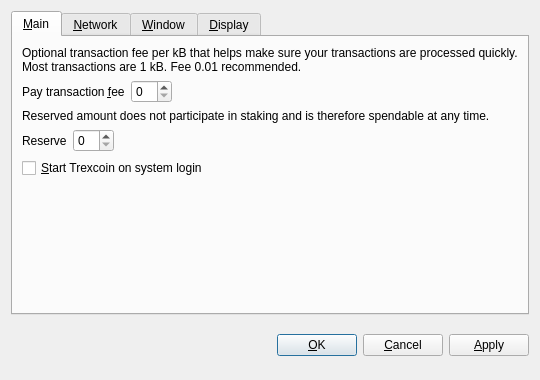
<?xml version="1.0" encoding="UTF-8"?>
<ui version="4.0">
 <class>OptionsDialog</class>
 <widget class="QDialog" name="OptionsDialog">
  <property name="geometry">
   <rect>
    <x>0</x>
    <y>0</y>
    <width>540</width>
    <height>380</height>
   </rect>
  </property>
  <property name="windowTitle">
   <string>Options</string>
  </property>
  <property name="modal">
   <bool>true</bool>
  </property>
  <layout class="QVBoxLayout" name="verticalLayout">
   <item>
    <widget class="QTabWidget" name="tabWidget">
     <property name="tabPosition">
      <enum>QTabWidget::North</enum>
     </property>
     <property name="currentIndex">
      <number>0</number>
     </property>
     <widget class="QWidget" name="tabMain">
      <attribute name="title">
       <string>&amp;Main</string>
      </attribute>
      <layout class="QVBoxLayout" name="verticalLayout_Main">
       <item>
        <widget class="QLabel" name="transactionFeeInfoLabel">
         <property name="text">
          <string>Optional transaction fee per kB that helps make sure your transactions are processed quickly. Most transactions are 1 kB. Fee 0.01 recommended.</string>
         </property>
         <property name="textFormat">
          <enum>Qt::PlainText</enum>
         </property>
         <property name="wordWrap">
          <bool>true</bool>
         </property>
        </widget>
       </item>
       <item>
        <layout class="QHBoxLayout" name="horizontalLayoutFee">
         <item>
          <widget class="QLabel" name="transactionFeeLabel">
           <property name="text">
            <string>Pay transaction &amp;fee</string>
           </property>
           <property name="textFormat">
            <enum>Qt::PlainText</enum>
           </property>
           <property name="buddy">
            <cstring>transactionFee</cstring>
           </property>
          </widget>
         </item>
         <item>
          <widget class="BitcoinAmountField" name="transactionFee"/>
         </item>
         <item>
          <spacer name="horizontalSpacerFee">
           <property name="orientation">
            <enum>Qt::Horizontal</enum>
           </property>
           <property name="sizeHint" stdset="0">
            <size>
             <width>40</width>
             <height>20</height>
            </size>
           </property>
          </spacer>
         </item>
        </layout>
       </item>
       <item>
        <widget class="QLabel" name="reserveBalanceInfoLabel">
         <property name="text">
          <string>Reserved amount does not participate in staking and is therefore spendable at any time.</string>
         </property>
         <property name="textFormat">
          <enum>Qt::PlainText</enum>
         </property>
         <property name="wordWrap">
          <bool>true</bool>
         </property>
        </widget>
       </item>
       <item>
        <layout class="QHBoxLayout" name="horizontalLayoutReserveBalance">
         <item>
          <widget class="QLabel" name="reserveBalanceLabel">
           <property name="text">
            <string>Reserve</string>
           </property>
           <property name="textFormat">
            <enum>Qt::PlainText</enum>
           </property>
           <property name="buddy">
            <cstring>reserveBalance</cstring>
           </property>
          </widget>
         </item>
         <item>
          <widget class="BitcoinAmountField" name="reserveBalance"/>
         </item>
         <item>
          <spacer name="horizontalSpacerReserveBalance">
           <property name="orientation">
            <enum>Qt::Horizontal</enum>
           </property>
           <property name="sizeHint" stdset="0">
            <size>
             <width>40</width>
             <height>20</height>
            </size>
           </property>
          </spacer>
         </item>
        </layout>
       </item>
       <item>
        <widget class="QCheckBox" name="bitcoinAtStartup">
         <property name="toolTip">
          <string>Automatically start Trexcoin after logging in to the system.</string>
         </property>
         <property name="text">
          <string>&amp;Start Trexcoin on system login</string>
         </property>
        </widget>
       </item>
       <item>
        <spacer name="verticalSpacer_Main">
         <property name="orientation">
          <enum>Qt::Vertical</enum>
         </property>
         <property name="sizeHint" stdset="0">
          <size>
           <width>20</width>
           <height>40</height>
          </size>
         </property>
        </spacer>
       </item>
      </layout>
     </widget>
     <widget class="QWidget" name="tabNetwork">
      <attribute name="title">
       <string>&amp;Network</string>
      </attribute>
      <layout class="QVBoxLayout" name="verticalLayout_Network">
       <item>
        <widget class="QCheckBox" name="mapPortUpnp">
         <property name="toolTip">
          <string>Automatically open the Trexcoin client port on the router. This only works when your router supports UPnP and it is enabled.</string>
         </property>
         <property name="text">
          <string>Map port using &amp;UPnP</string>
         </property>
        </widget>
       </item>
       <item>
        <widget class="QCheckBox" name="connectSocks">
         <property name="toolTip">
          <string>Connect to the Trexcoin network through a SOCKS proxy (e.g. when connecting through Tor).</string>
         </property>
         <property name="text">
          <string>&amp;Connect through SOCKS proxy:</string>
         </property>
        </widget>
       </item>
       <item>
        <layout class="QHBoxLayout" name="horizontalLayout_Network">
         <item>
          <widget class="QLabel" name="proxyIpLabel">
           <property name="text">
            <string>Proxy &amp;IP:</string>
           </property>
           <property name="textFormat">
            <enum>Qt::PlainText</enum>
           </property>
           <property name="buddy">
            <cstring>proxyIp</cstring>
           </property>
          </widget>
         </item>
         <item>
          <widget class="QValidatedLineEdit" name="proxyIp">
           <property name="maximumSize">
            <size>
             <width>140</width>
             <height>16777215</height>
            </size>
           </property>
           <property name="toolTip">
            <string>IP address of the proxy (e.g. 127.0.0.1)</string>
           </property>
          </widget>
         </item>
         <item>
          <widget class="QLabel" name="proxyPortLabel">
           <property name="text">
            <string>&amp;Port:</string>
           </property>
           <property name="textFormat">
            <enum>Qt::PlainText</enum>
           </property>
           <property name="buddy">
            <cstring>proxyPort</cstring>
           </property>
          </widget>
         </item>
         <item>
          <widget class="QLineEdit" name="proxyPort">
           <property name="maximumSize">
            <size>
             <width>55</width>
             <height>16777215</height>
            </size>
           </property>
           <property name="toolTip">
            <string>Port of the proxy (e.g. 9050)</string>
           </property>
          </widget>
         </item>
         <item>
          <widget class="QLabel" name="socksVersionLabel">
           <property name="text">
            <string>SOCKS &amp;Version:</string>
           </property>
           <property name="textFormat">
            <enum>Qt::PlainText</enum>
           </property>
           <property name="buddy">
            <cstring>socksVersion</cstring>
           </property>
          </widget>
         </item>
         <item>
          <widget class="QValueComboBox" name="socksVersion">
           <property name="toolTip">
            <string>SOCKS version of the proxy (e.g. 5)</string>
           </property>
          </widget>
         </item>
         <item>
          <spacer name="horizontalSpacer_Network">
           <property name="orientation">
            <enum>Qt::Horizontal</enum>
           </property>
           <property name="sizeHint" stdset="0">
            <size>
             <width>40</width>
             <height>20</height>
            </size>
           </property>
          </spacer>
         </item>
        </layout>
       </item>
       <item>
        <spacer name="verticalSpacer_Network">
         <property name="orientation">
          <enum>Qt::Vertical</enum>
         </property>
         <property name="sizeHint" stdset="0">
          <size>
           <width>20</width>
           <height>40</height>
          </size>
         </property>
        </spacer>
       </item>
      </layout>
     </widget>
     <widget class="QWidget" name="tabWindow">
      <attribute name="title">
       <string>&amp;Window</string>
      </attribute>
      <layout class="QVBoxLayout" name="verticalLayout_Window">
       <item>
        <widget class="QCheckBox" name="minimizeToTray">
         <property name="toolTip">
          <string>Show only a tray icon after minimizing the window.</string>
         </property>
         <property name="text">
          <string>&amp;Minimize to the tray instead of the taskbar</string>
         </property>
        </widget>
       </item>
       <item>
        <widget class="QCheckBox" name="minimizeOnClose">
         <property name="toolTip">
          <string>Minimize instead of exit the application when the window is closed. When this option is enabled, the application will be closed only after selecting Quit in the menu.</string>
         </property>
         <property name="text">
          <string>M&amp;inimize on close</string>
         </property>
        </widget>
       </item>
       <item>
        <spacer name="verticalSpacer_Window">
         <property name="orientation">
          <enum>Qt::Vertical</enum>
         </property>
         <property name="sizeHint" stdset="0">
          <size>
           <width>20</width>
           <height>40</height>
          </size>
         </property>
        </spacer>
       </item>
      </layout>
     </widget>
     <widget class="QWidget" name="tabDisplay">
      <attribute name="title">
       <string>&amp;Display</string>
      </attribute>
      <layout class="QVBoxLayout" name="verticalLayout_Display">
       <item>
        <layout class="QHBoxLayout" name="horizontalLayout_1_Display">
         <item>
          <widget class="QLabel" name="langLabel">
           <property name="text">
            <string>User Interface &amp;language:</string>
           </property>
           <property name="textFormat">
            <enum>Qt::PlainText</enum>
           </property>
           <property name="buddy">
            <cstring>lang</cstring>
           </property>
          </widget>
         </item>
         <item>
          <widget class="QValueComboBox" name="lang">
           <property name="toolTip">
            <string>The user interface language can be set here. This setting will take effect after restarting Trexcoin.</string>
           </property>
          </widget>
         </item>
        </layout>
       </item>
       <item>
        <layout class="QHBoxLayout" name="horizontalLayout_2_Display">
         <item>
          <widget class="QLabel" name="unitLabel">
           <property name="text">
            <string>&amp;Unit to show amounts in:</string>
           </property>
           <property name="textFormat">
            <enum>Qt::PlainText</enum>
           </property>
           <property name="buddy">
            <cstring>unit</cstring>
           </property>
          </widget>
         </item>
         <item>
          <widget class="QValueComboBox" name="unit">
           <property name="toolTip">
            <string>Choose the default subdivision unit to show in the interface and when sending coins.</string>
           </property>
          </widget>
         </item>
        </layout>
       </item>
       <item>
        <widget class="QCheckBox" name="displayAddresses">
         <property name="toolTip">
          <string>Whether to show Trexcoin addresses in the transaction list or not.</string>
         </property>
         <property name="text">
          <string>&amp;Display addresses in transaction list</string>
         </property>
        </widget>
       </item>
       <item>
        <widget class="QCheckBox" name="coinControlFeatures">
         <property name="toolTip">
          <string>Whether to show coin control features or not.</string>
         </property>
         <property name="text">
          <string>Display coin &amp;control features (experts only!)</string>
         </property>
        </widget>
       </item>
       <item>
        <spacer name="verticalSpacer_Display">
         <property name="orientation">
          <enum>Qt::Vertical</enum>
         </property>
         <property name="sizeHint" stdset="0">
          <size>
           <width>20</width>
           <height>40</height>
          </size>
         </property>
        </spacer>
       </item>
      </layout>
     </widget>
    </widget>
   </item>
   <item>
    <layout class="QHBoxLayout" name="horizontalLayout_Buttons">
     <item>
      <spacer name="horizontalSpacer_1">
       <property name="orientation">
        <enum>Qt::Horizontal</enum>
       </property>
       <property name="sizeHint" stdset="0">
        <size>
         <width>40</width>
         <height>48</height>
        </size>
       </property>
      </spacer>
     </item>
     <item>
      <widget class="QLabel" name="statusLabel">
       <property name="font">
        <font>
         <weight>75</weight>
         <bold>true</bold>
        </font>
       </property>
       <property name="text">
        <string/>
       </property>
       <property name="textFormat">
        <enum>Qt::PlainText</enum>
       </property>
       <property name="wordWrap">
        <bool>true</bool>
       </property>
      </widget>
     </item>
     <item>
      <spacer name="horizontalSpacer_2">
       <property name="orientation">
        <enum>Qt::Horizontal</enum>
       </property>
       <property name="sizeHint" stdset="0">
        <size>
         <width>40</width>
         <height>48</height>
        </size>
       </property>
      </spacer>
     </item>
     <item>
      <widget class="QPushButton" name="okButton">
       <property name="text">
        <string>&amp;OK</string>
       </property>
      </widget>
     </item>
     <item>
      <widget class="QPushButton" name="cancelButton">
       <property name="text">
        <string>&amp;Cancel</string>
       </property>
       <property name="autoDefault">
        <bool>false</bool>
       </property>
      </widget>
     </item>
     <item>
      <widget class="QPushButton" name="applyButton">
       <property name="text">
        <string>&amp;Apply</string>
       </property>
       <property name="autoDefault">
        <bool>false</bool>
       </property>
      </widget>
     </item>
    </layout>
   </item>
  </layout>
 </widget>
 <customwidgets>
  <customwidget>
   <class>BitcoinAmountField</class>
   <extends>QSpinBox</extends>
   <header>bitcoinamountfield.h</header>
  </customwidget>
  <customwidget>
   <class>QValueComboBox</class>
   <extends>QComboBox</extends>
   <header>qvaluecombobox.h</header>
  </customwidget>
  <customwidget>
   <class>QValidatedLineEdit</class>
   <extends>QLineEdit</extends>
   <header>qvalidatedlineedit.h</header>
  </customwidget>
 </customwidgets>
 <resources/>
 <connections/>
</ui>
